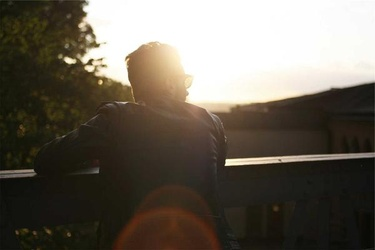
#> input picture test.jpg, 375 x 250 px, shrunk from 600 x 400 before the run, found by its file name
$ python main.py
#> lines starting #> are read from the running program, lines starting #| are printed output that depends on the picture
import cv2
import numpy as np
import matplotlib.pyplot as plt
from skimage.metrics import peak_signal_noise_ratio as psnr
from skimage.metrics import structural_similarity as ssim

# ====================== 1. 手动实现均值滤波（自行实现模块） ======================
def manual_mean_filter(img, kernel_size=3):
    """手动实现均值滤波（不调用cv2.blur）"""
    h, w = img.shape[:2]
    pad = kernel_size // 2
    padded = np.pad(img, pad, mode='edge')
    result = np.zeros_like(img, dtype=np.float32)

    for i in range(h):
        for j in range(w):
            result[i, j] = np.mean(padded[i:i+kernel_size, j:j+kernel_size])
    return np.clip(result, 0, 255).astype(np.uint8)

# ====================== 2. 加载测试图像（3幅：低对比度、噪声、正常） ======================
def load_test_images():
    # 图像1：低对比度
    img1 = cv2.imread("low_contrast.jpg", 0)
    if img1 is None:
        img1 = np.random.randint(50, 150, (256, 256), dtype=np.uint8)

    # 图像2：含噪声
    img2 = cv2.imread("noisy.jpg", 0)
    if img2 is None:
        img2 = cv2.imread("test.jpg", 0)
#> img2: shape (250, 375); min 5, max 255, mean 98.9
        if img2 is None:
            img2 = np.random.randint(0, 255, (256, 256), dtype=np.uint8)
        noise = np.random.normal(0, 20, img2.shape).astype(np.int16)
        img2 = np.clip(img2 + noise, 0, 255).astype(np.uint8)
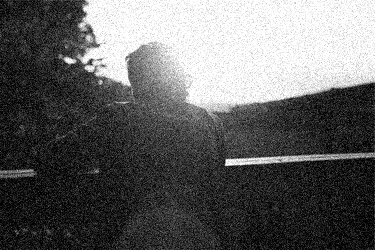
#> img2: shape (250, 375); min 0, max 255, mean 97.7

    # 图像3：正常图像
    img3 = cv2.imread("test.jpg", 0)
    if img3 is None:
        img3 = np.random.randint(0, 255, (256, 256), dtype=np.uint8)

    return [img1, img2, img3], ["低对比度", "含噪声", "正常"]

# ====================== 3. 图像增强方法 ======================
def enhance_methods(img):
    results = {}
    results["global_eq"] = cv2.equalizeHist(img)
    clahe = cv2.createCLAHE(clipLimit=2.0, tileGridSize=(8,8))
    results["clahe"] = clahe.apply(img)
    results["manual_mean"] = manual_mean_filter(img, 3)
    results["gaussian"] = cv2.GaussianBlur(img, (3,3), 0)
    results["median"] = cv2.medianBlur(img, 3)
    kernel = np.array([[0, -1, 0], [-1, 5, -1], [0, -1, 0]], dtype=np.float32)
    results["sharpen"] = cv2.filter2D(img, -1, kernel)
    filter_then_eq = cv2.equalizeHist(manual_mean_filter(img, 3))
    results["filter->eq"] = filter_then_eq
    eq_then_filter = manual_mean_filter(cv2.equalizeHist(img), 3)
    results["eq->filter"] = eq_then_filter
    return results

# ====================== 4. 定量评价 ======================
def evaluate(img_original, img_processed):
    psnr_val = psnr(img_original, img_processed)
    ssim_val = ssim(img_original, img_processed, data_range=255)
    return psnr_val, ssim_val

# ====================== 5. 画图（已修复：4×3 子图） ======================
def plot_results(img, results, img_name):
    plt.figure(figsize=(18, 16))
    plt.subplot(4, 3, 1)
    plt.imshow(img, cmap="gray")
    plt.title(f"原始图像：{img_name}")
    plt.axis("off")

    plt.subplot(4, 3, 2)
    plt.hist(img.flatten(), bins=256, color="gray")
    plt.title("原始直方图")

    methods = list(results.keys())
    for i, method in enumerate(methods):
        plt.subplot(4, 3, i + 3)
        plt.imshow(results[method], cmap="gray")
        plt.title(method)
        plt.axis("off")

    plt.tight_layout()
    plt.savefig(f"result_{img_name}.png")
    plt.close()

# ====================== 6. 主函数 ======================
if __name__ == "__main__":
    imgs, names = load_test_images()
#> imgs = 3 items; names = ['低对比度', '含噪声', '正常']
    for img, name in zip(imgs, names):
        print(f"\n处理图像：{name}")
        results = enhance_methods(img)
        plot_results(img, results, name)
        print("定量评价指标（PSNR/SSIM）：")
        for method, res in results.items():
            p, s = evaluate(img, res)
            print(f"{method:12s} | PSNR: {p:.2f} dB | SSIM: {s:.4f}")
#> this loop made 3 passes
#> name on passes 1 to 3: '低对比度', '含噪声', '正常'
#> (printed output is left out)
#> pass 1, in manual_mean_filter, `padded = np.pad(img, pad, mode='edge')`:
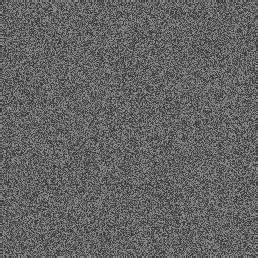
#> padded: shape (258, 258); min 50, max 149, mean 99.3
#> pass 1, in enhance_methods, `filter_then_eq = cv2.equalizeHist(manual_mean_filter(img, 3))`:
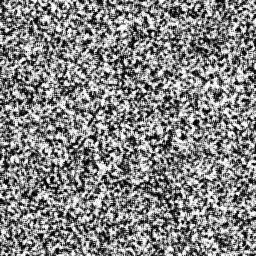
#> filter_then_eq: shape (256, 256); min 0, max 255, mean 131.2
#> pass 1, in manual_mean_filter (call 3), `padded = np.pad(img, pad, mode='edge')`:
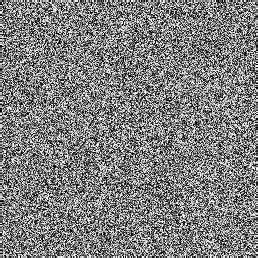
#> padded: shape (258, 258); min 0, max 255, mean 127.3
#> pass 1, in enhance_methods, `eq_then_filter = manual_mean_filter(cv2.equalizeHist(img), 3)`:
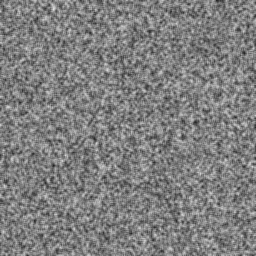
#> eq_then_filter: shape (256, 256); min 31, max 225, mean 126.9
#> pass 1, in plot_results, `plt.savefig(f"result_{img_name}.png")`:
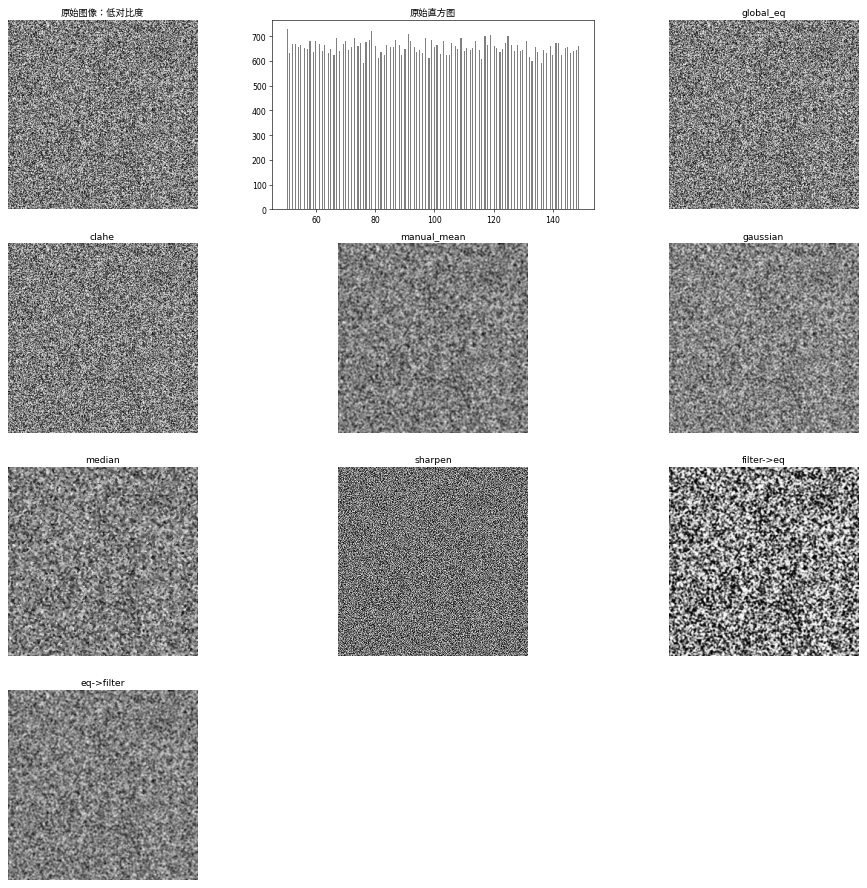
#> figure drawn by matplotlib, 10 panels; panel 2: tallest bar 730 high, from x = 50 to 50.39
#> pass 2, in plot_results (call 2), `plt.savefig(f"result_{img_name}.png")`:
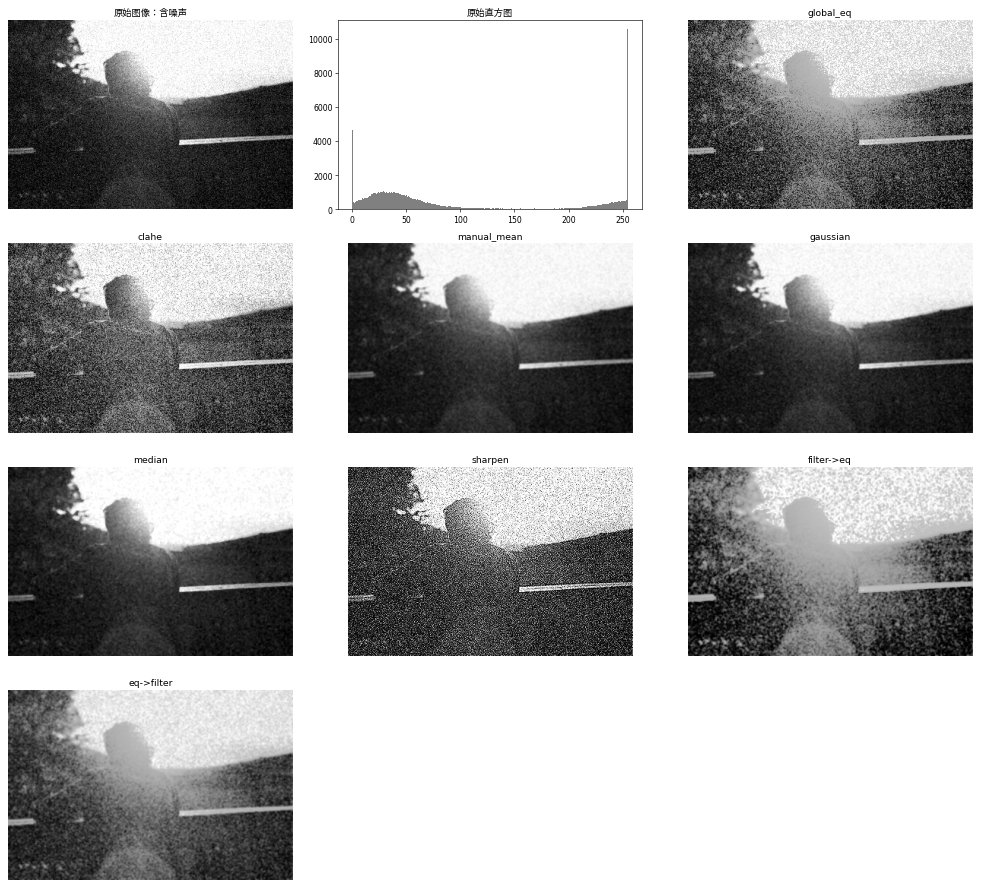
#> figure drawn by matplotlib, 10 panels; panel 2: tallest bar 10569 high, from x = 254 to 255
    print("\n✅ 全部完成！结果已保存为图片！")
